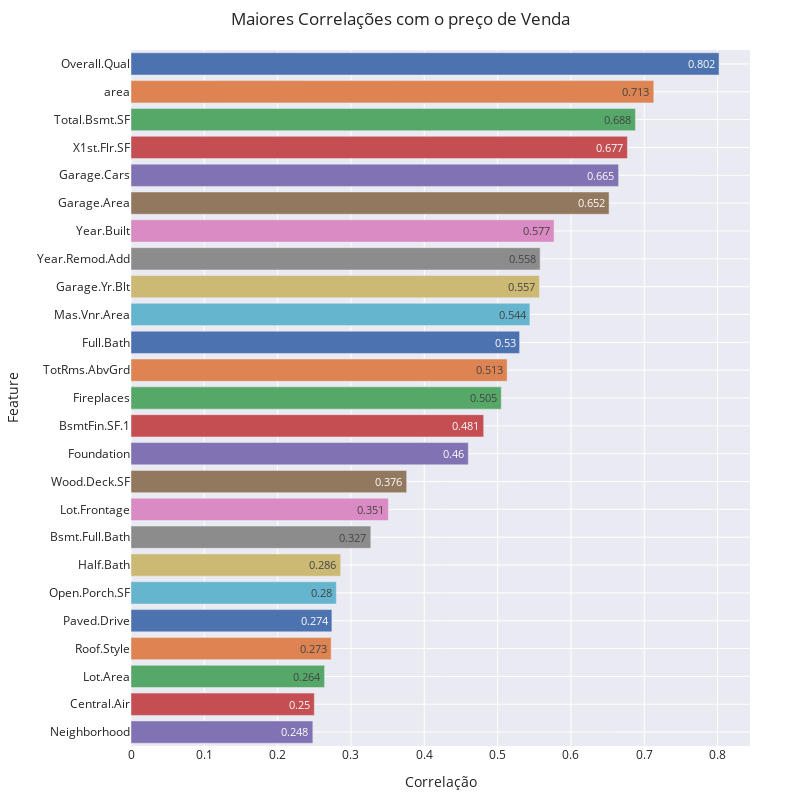

Notebook cell for this chart:
### Code cell
corr_new = pd.DataFrame(corr['price'].sort_values(ascending=False)[1:26]).round(3).rename(columns={'price':'Correlacao'})
corr_new['Feature'] = corr_new.index

fig2 = px.bar(corr_new, x="Correlacao", y="Feature", color="Feature", text='Correlacao', template='seaborn')

fig2.update_layout(
    margin=dict(l=20, r=50, t=50, b=20),
    title = 'Maiores Correlações com o preço de Venda',
    showlegend=False,
    xaxis_title="Correlação",
    yaxis_title="Feature",
    width=800, 
    height=800,
    uniformtext_minsize=10, 
    uniformtext_mode='hide',
)
 
fig2.show()

### Figure 1 — Plotly figure (JSON) as saved in the notebook; plotly's stock layout.template omitted (floating-point values rounded to 4 significant figures)
{"data": [{"alignmentgroup": "True", "hovertemplate": "Feature=%{y}<br>Correlacao=%{text}<extra></extra>", "legendgroup": "Overall.Qual", "marker": {"color": "rgb(76,114,176)", "pattern": {"shape": ""}}, "name": "Overall.Qual", "offsetgroup": "Overall.Qual", "orientation": "h", "showlegend": true, "text": [0.802], "textposition": "auto", "type": "bar", "x": [0.802], "xaxis": "x", "y": ["Overall.Qual"], "yaxis": "y"}, {"alignmentgroup": "True", "hovertemplate": "Feature=%{y}<br>Correlacao=%{text}<extra></extra>", "legendgroup": "area", "marker": {"color": "rgb(221,132,82)", "pattern": {"shape": ""}}, "name": "area", "offsetgroup": "area", "orientation": "h", "showlegend": true, "text": [0.713], "textposition": "auto", "type": "bar", "x": [0.713], "xaxis": "x", "y": ["area"], "yaxis": "y"}, {"alignmentgroup": "True", "hovertemplate": "Feature=%{y}<br>Correlacao=%{text}<extra></extra>", "legendgroup": "Total.Bsmt.SF", "marker": {"color": "rgb(85,168,104)", "pattern": {"shape": ""}}, "name": "Total.Bsmt.SF", "offsetgroup": "Total.Bsmt.SF", "orientation": "h", "showlegend": true, "text": [0.688], "textposition": "auto", "type": "bar", "x": [0.688], "xaxis": "x", "y": ["Total.Bsmt.SF"], "yaxis": "y"}, {"alignmentgroup": "True", "hovertemplate": "Feature=%{y}<br>Correlacao=%{text}<extra></extra>", "legendgroup": "X1st.Flr.SF", "marker": {"color": "rgb(196,78,82)", "pattern": {"shape": ""}}, "name": "X1st.Flr.SF", "offsetgroup": "X1st.Flr.SF", "orientation": "h", "showlegend": true, "text": [0.677], "textposition": "auto", "type": "bar", "x": [0.677], "xaxis": "x", "y": ["X1st.Flr.SF"], "yaxis": "y"}, {"alignmentgroup": "True", "hovertemplate": "Feature=%{y}<br>Correlacao=%{text}<extra></extra>", "legendgroup": "Garage.Cars", "marker": {"color": "rgb(129,114,179)", "pattern": {"shape": ""}}, "name": "Garage.Cars", "offsetgroup": "Garage.Cars", "orientation": "h", "showlegend": true, "text": [0.665], "textposition": "auto", "type": "bar", "x": [0.665], "xaxis": "x", "y": ["Garage.Cars"], "yaxis": "y"}, {"alignmentgroup": "True", "hovertemplate": "Feature=%{y}<br>Correlacao=%{text}<extra></extra>", "legendgroup": "Garage.Area", "marker": {"color": "rgb(147,120,96)", "pattern": {"shape": ""}}, "name": "Garage.Area", "offsetgroup": "Garage.Area", "orientation": "h", "showlegend": true, "text": [0.652], "textposition": "auto", "type": "bar", "x": [0.652], "xaxis": "x", "y": ["Garage.Area"], "yaxis": "y"}, {"alignmentgroup": "True", "hovertemplate": "Feature=%{y}<br>Correlacao=%{text}<extra></extra>", "legendgroup": "Year.Built", "marker": {"color": "rgb(218,139,195)", "pattern": {"shape": ""}}, "name": "Year.Built", "offsetgroup": "Year.Built", "orientation": "h", "showlegend": true, "text": [0.577], "textposition": "auto", "type": "bar", "x": [0.577], "xaxis": "x", "y": ["Year.Built"], "yaxis": "y"}, {"alignmentgroup": "True", "hovertemplate": "Feature=%{y}<br>Correlacao=%{text}<extra></extra>", "legendgroup": "Year.Remod.Add", "marker": {"color": "rgb(140,140,140)", "pattern": {"shape": ""}}, "name": "Year.Remod.Add", "offsetgroup": "Year.Remod.Add", "orientation": "h", "showlegend": true, "text": [0.558], "textposition": "auto", "type": "bar", "x": [0.558], "xaxis": "x", "y": ["Year.Remod.Add"], "yaxis": "y"}, {"alignmentgroup": "True", "hovertemplate": "Feature=%{y}<br>Correlacao=%{text}<extra></extra>", "legendgroup": "Garage.Yr.Blt", "marker": {"color": "rgb(204,185,116)", "pattern": {"shape": ""}}, "name": "Garage.Yr.Blt", "offsetgroup": "Garage.Yr.Blt", "orientation": "h", "showlegend": true, "text": [0.557], "textposition": "auto", "type": "bar", "x": [0.557], "xaxis": "x", "y": ["Garage.Yr.Blt"], "yaxis": "y"}, {"alignmentgroup": "True", "hovertemplate": "Feature=%{y}<br>Correlacao=%{text}<extra></extra>", "legendgroup": "Mas.Vnr.Area", "marker": {"color": "rgb(100,181,205)", "pattern": {"shape": ""}}, "name": "Mas.Vnr.Area", "offsetgroup": "Mas.Vnr.Area", "orientation": "h", "showlegend": true, "text": [0.544], "textposition": "auto", "type": "bar", "x": [0.544], "xaxis": "x", "y": ["Mas.Vnr.Area"], "yaxis": "y"}, {"alignmentgroup": "True", "hovertemplate": "Feature=%{y}<br>Correlacao=%{text}<extra></extra>", "legendgroup": "Full.Bath", "marker": {"color": "rgb(76,114,176)", "pattern": {"shape": ""}}, "name": "Full.Bath", "offsetgroup": "Full.Bath", "orientation": "h", "showlegend": true, "text": [0.53], "textposition": "auto", "type": "bar", "x": [0.53], "xaxis": "x", "y": ["Full.Bath"], "yaxis": "y"}, {"alignmentgroup": "True", "hovertemplate": "Feature=%{y}<br>Correlacao=%{text}<extra></extra>", "legendgroup": "TotRms.AbvGrd", "marker": {"color": "rgb(221,132,82)", "pattern": {"shape": ""}}, "name": "TotRms.AbvGrd", "offsetgroup": "TotRms.AbvGrd", "orientation": "h", "showlegend": true, "text": [0.513], "textposition": "auto", "type": "bar", "x": [0.513], "xaxis": "x", "y": ["TotRms.AbvGrd"], "yaxis": "y"}, {"alignmentgroup": "True", "hovertemplate": "Feature=%{y}<br>Correlacao=%{text}<extra></extra>", "legendgroup": "Fireplaces", "marker": {"color": "rgb(85,168,104)", "pattern": {"shape": ""}}, "name": "Fireplaces", "offsetgroup": "Fireplaces", "orientation": "h", "showlegend": true, "text": [0.505], "textposition": "auto", "type": "bar", "x": [0.505], "xaxis": "x", "y": ["Fireplaces"], "yaxis": "y"}, {"alignmentgroup": "True", "hovertemplate": "Feature=%{y}<br>Correlacao=%{text}<extra></extra>", "legendgroup": "BsmtFin.SF.1", "marker": {"color": "rgb(196,78,82)", "pattern": {"shape": ""}}, "name": "BsmtFin.SF.1", "offsetgroup": "BsmtFin.SF.1", "orientation": "h", "showlegend": true, "text": [0.481], "textposition": "auto", "type": "bar", "x": [0.481], "xaxis": "x", "y": ["BsmtFin.SF.1"], "yaxis": "y"}, {"alignmentgroup": "True", "hovertemplate": "Feature=%{y}<br>Correlacao=%{text}<extra></extra>", "legendgroup": "Foundation", "marker": {"color": "rgb(129,114,179)", "pattern": {"shape": ""}}, "name": "Foundation", "offsetgroup": "Foundation", "orientation": "h", "showlegend": true, "text": [0.46], "textposition": "auto", "type": "bar", "x": [0.46], "xaxis": "x", "y": ["Foundation"], "yaxis": "y"}, {"alignmentgroup": "True", "hovertemplate": "Feature=%{y}<br>Correlacao=%{text}<extra></extra>", "legendgroup": "Wood.Deck.SF", "marker": {"color": "rgb(147,120,96)", "pattern": {"shape": ""}}, "name": "Wood.Deck.SF", "offsetgroup": "Wood.Deck.SF", "orientation": "h", "showlegend": true, "text": [0.376], "textposition": "auto", "type": "bar", "x": [0.376], "xaxis": "x", "y": ["Wood.Deck.SF"], "yaxis": "y"}, {"alignmentgroup": "True", "hovertemplate": "Feature=%{y}<br>Correlacao=%{text}<extra></extra>", "legendgroup": "Lot.Frontage", "marker": {"color": "rgb(218,139,195)", "pattern": {"shape": ""}}, "name": "Lot.Frontage", "offsetgroup": "Lot.Frontage", "orientation": "h", "showlegend": true, "text": [0.351], "textposition": "auto", "type": "bar", "x": [0.351], "xaxis": "x", "y": ["Lot.Frontage"], "yaxis": "y"}, {"alignmentgroup": "True", "hovertemplate": "Feature=%{y}<br>Correlacao=%{text}<extra></extra>", "legendgroup": "Bsmt.Full.Bath", "marker": {"color": "rgb(140,140,140)", "pattern": {"shape": ""}}, "name": "Bsmt.Full.Bath", "offsetgroup": "Bsmt.Full.Bath", "orientation": "h", "showlegend": true, "text": [0.327], "textposition": "auto", "type": "bar", "x": [0.327], "xaxis": "x", "y": ["Bsmt.Full.Bath"], "yaxis": "y"}, {"alignmentgroup": "True", "hovertemplate": "Feature=%{y}<br>Correlacao=%{text}<extra></extra>", "legendgroup": "Half.Bath", "marker": {"color": "rgb(204,185,116)", "pattern": {"shape": ""}}, "name": "Half.Bath", "offsetgroup": "Half.Bath", "orientation": "h", "showlegend": true, "text": [0.286], "textposition": "auto", "type": "bar", "x": [0.286], "xaxis": "x", "y": ["Half.Bath"], "yaxis": "y"}, {"alignmentgroup": "True", "hovertemplate": "Feature=%{y}<br>Correlacao=%{text}<extra></extra>", "legendgroup": "Open.Porch.SF", "marker": {"color": "rgb(100,181,205)", "pattern": {"shape": ""}}, "name": "Open.Porch.SF", "offsetgroup": "Open.Porch.SF", "orientation": "h", "showlegend": true, "text": [0.28], "textposition": "auto", "type": "bar", "x": [0.28], "xaxis": "x", "y": ["Open.Porch.SF"], "yaxis": "y"}, {"alignmentgroup": "True", "hovertemplate": "Feature=%{y}<br>Correlacao=%{text}<extra></extra>", "legendgroup": "Paved.Drive", "marker": {"color": "rgb(76,114,176)", "pattern": {"shape": ""}}, "name": "Paved.Drive", "offsetgroup": "Paved.Drive", "orientation": "h", "showlegend": true, "text": [0.274], "textposition": "auto", "type": "bar", "x": [0.274], "xaxis": "x", "y": ["Paved.Drive"], "yaxis": "y"}, {"alignmentgroup": "True", "hovertemplate": "Feature=%{y}<br>Correlacao=%{text}<extra></extra>", "legendgroup": "Roof.Style", "marker": {"color": "rgb(221,132,82)", "pattern": {"shape": ""}}, "name": "Roof.Style", "offsetgroup": "Roof.Style", "orientation": "h", "showlegend": true, "text": [0.273], "textposition": "auto", "type": "bar", "x": [0.273], "xaxis": "x", "y": ["Roof.Style"], "yaxis": "y"}, {"alignmentgroup": "True", "hovertemplate": "Feature=%{y}<br>Correlacao=%{text}<extra></extra>", "legendgroup": "Lot.Area", "marker": {"color": "rgb(85,168,104)", "pattern": {"shape": ""}}, "name": "Lot.Area", "offsetgroup": "Lot.Area", "orientation": "h", "showlegend": true, "text": [0.264], "textposition": "auto", "type": "bar", "x": [0.264], "xaxis": "x", "y": ["Lot.Area"], "yaxis": "y"}, {"alignmentgroup": "True", "hovertemplate": "Feature=%{y}<br>Correlacao=%{text}<extra></extra>", "legendgroup": "Central.Air", "marker": {"color": "rgb(196,78,82)", "pattern": {"shape": ""}}, "name": "Central.Air", "offsetgroup": "Central.Air", "orientation": "h", "showlegend": true, "text": [0.25], "textposition": "auto", "type": "bar", "x": [0.25], "xaxis": "x", "y": ["Central.Air"], "yaxis": "y"}, {"alignmentgroup": "True", "hovertemplate": "Feature=%{y}<br>Correlacao=%{text}<extra></extra>", "legendgroup": "Neighborhood", "marker": {"color": "rgb(129,114,179)", "pattern": {"shape": ""}}, "name": "Neighborhood", "offsetgroup": "Neighborhood", "orientation": "h", "showlegend": true, "text": [0.248], "textposition": "auto", "type": "bar", "x": [0.248], "xaxis": "x", "y": ["Neighborhood"], "yaxis": "y"}], "layout": {"barmode": "relative", "height": 800, "legend": {"title": {"text": "Feature"}, "tracegroupgap": 0}, "margin": {"b": 20, "l": 20, "r": 50, "t": 50}, "showlegend": false, "title": {"text": "Maiores Correlações com o preço de Venda"}, "uniformtext": {"minsize": 10, "mode": "hide"}, "width": 800, "xaxis": {"anchor": "y", "domain": [0, 1], "title": {"text": "Correlação"}}, "yaxis": {"anchor": "x", "categoryarray": ["Neighborhood", "Central.Air", "Lot.Area", "Roof.Style", "Paved.Drive", "Open.Porch.SF", "Half.Bath", "Bsmt.Full.Bath", "Lot.Frontage", "Wood.Deck.SF", "Foundation", "BsmtFin.SF.1", "Fireplaces", "TotRms.AbvGrd", "Full.Bath", "Mas.Vnr.Area", "Garage.Yr.Blt", "Year.Remod.Add", "Year.Built", "Garage.Area", "Garage.Cars", "X1st.Flr.SF", "Total.Bsmt.SF", "area", "Overall.Qual"], "categoryorder": "array", "domain": [0, 1], "title": {"text": "Feature"}}}}
